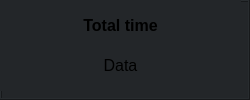
          <widget class="QFrame" name="frame_18">
           <property name="minimumSize">
            <size>
             <width>75</width>
             <height>100</height>
            </size>
           </property>
           <property name="styleSheet">
            <string notr="true">background-color: rgb(35, 38, 41);</string>
           </property>
           <property name="frameShape">
            <enum>QFrame::Box</enum>
           </property>
           <property name="frameShadow">
            <enum>QFrame::Raised</enum>
           </property>
           <widget class="QWidget" name="verticalLayoutWidget_15">
            <property name="geometry">
             <rect>
              <x>0</x>
              <y>0</y>
              <width>241</width>
              <height>91</height>
             </rect>
            </property>
            <layout class="QVBoxLayout" name="verticalLayout_17">
             <item>
              <spacer name="verticalSpacer_14">
               <property name="orientation">
                <enum>Qt::Vertical</enum>
               </property>
               <property name="sizeHint" stdset="0">
                <size>
                 <width>20</width>
                 <height>40</height>
                </size>
               </property>
              </spacer>
             </item>
             <item>
              <widget class="QLabel" name="label_19">
               <property name="font">
                <font>
                 <pointsize>12</pointsize>
                 <weight>75</weight>
                 <bold>true</bold>
                </font>
               </property>
               <property name="text">
                <string>Total time</string>
               </property>
               <property name="alignment">
                <set>Qt::AlignCenter</set>
               </property>
              </widget>
             </item>
             <item>
              <spacer name="verticalSpacer_8">
               <property name="orientation">
                <enum>Qt::Vertical</enum>
               </property>
               <property name="sizeHint" stdset="0">
                <size>
                 <width>20</width>
                 <height>40</height>
                </size>
               </property>
              </spacer>
             </item>
             <item>
              <widget class="QLabel" name="totalTimeLabel">
               <property name="font">
                <font>
                 <pointsize>12</pointsize>
                </font>
               </property>
               <property name="text">
                <string>Data</string>
               </property>
               <property name="alignment">
                <set>Qt::AlignCenter</set>
               </property>
              </widget>
             </item>
             <item>
              <spacer name="verticalSpacer_5">
               <property name="orientation">
                <enum>Qt::Vertical</enum>
               </property>
               <property name="sizeHint" stdset="0">
                <size>
                 <width>20</width>
                 <height>40</height>
                </size>
               </property>
              </spacer>
             </item>
            </layout>
           </widget>
          </widget>
